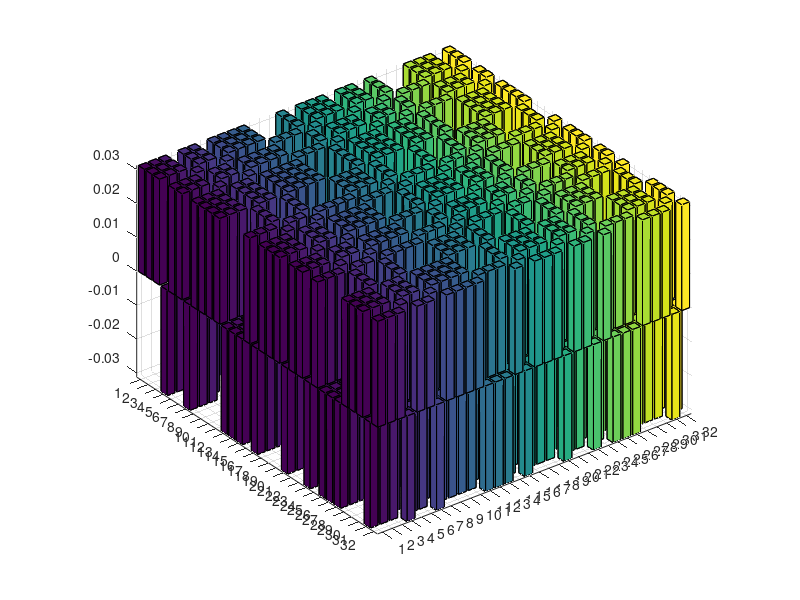

Write the MATLAB code that produced this figure.

sigmaX=[0 1;1 0];
sigmaZ=[1 0;0 -1];
sigmaY=[0,-1i;1i,0];

N = 5;

start=0;
for n=1:N-2;
  zxz=kron(kron(sigmaZ,sigmaX),sigmaZ);
  start=start-kron(kron(eye(2^(n-1)),zxz),eye(2^(N-n-2)));
end %for
start=start-kron(kron(sigmaX,sigmaZ),eye(2^(N-2)));
start=start-kron(eye(2^(N-2)),kron(sigmaZ,sigmaX));
[vertical,diagonal]=eig(start);
[junk,index]=min(diag(diagonal));
c=vertical(:,index(1));
c=c/sqrt(c'*c);

rho_c = c*c';
figure;bar3(rho_c)